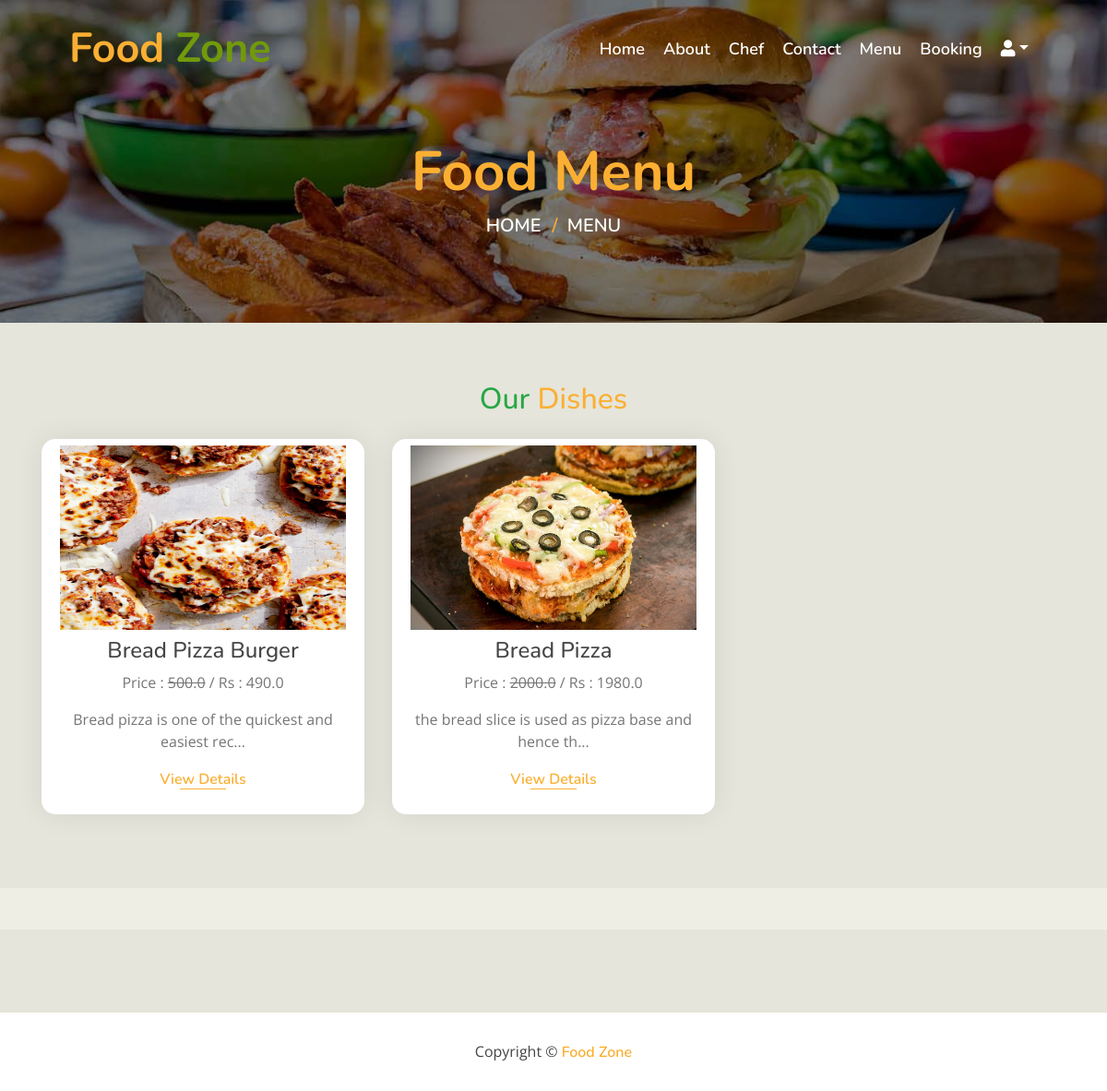
The app's page /menu/ with its own data.
### myapp/models.py (models this page shows, shortened)
class Dish(models.Model):
    name = models.CharField(max_length=200, unique=True)
    image = models.ImageField(upload_to='dishes/%Y/%m/%d')
    ingredients = models.TextField()
    details = models.TextField(blank=True)
    category = models.ForeignKey(Category, on_delete=models.CASCADE)
    price = models.FloatField()
    discounted_price = models.FloatField(blank=True)
    is_avaible = models.BooleanField(default=True)
    added_on = models.DateTimeField(auto_now_add=True)
    updated_on = models.DateTimeField(auto_now=True)
    class Meta:
        verbose_name_plural = "Dish Table"

### myapp/views.py (the view)
# urls.py: path('menu/', views.menu, name="menu"),
def menu(request):
    context = {}
    dish = Dish.objects.all()
    if "q" in request.GET:
        id = request.GET.get("q")
        dish = Dish.objects.filter(category__id=id)
        context['dish_category'] = Category.objects.get(id=id).name
    context['items_list'] = dish
    return render(request, 'foodzone/menu.html', context)

### templates/foodzone/menu.html (shortened to what this page needs)
{% extends 'foodzone/base.html'%}
{% block content %}
{% load static %}
        <div class="page-header mb-0">
            <div class="container">
                <div class="row">
                    <div class="col-12">
                        <h2>Food Menu</h2>
                    </div>
                    <div class="col-12">
                        <a href="/">Home</a>
                        <a href="/menu/">Menu</a>
                    </div>
                </div>
            </div>
        </div>
        <div class="food mt-0">
            <h2 align="center" class="my-4"><span class="text-success">Our</span> <span style="color:#fbaf32">Dishes</span></h2>
            <div class="container">
                <div class="row align-items-center">
                    {% for item in items_list %}
                    <div class="col-md-4">
                        <div class="food-item" >
                            <img src="{{item.image.url}}" alt="{{item.name}}" width="100%" height="200px">
                            <h4 class="my-2">{{item.name}}</h4>
                            <p>
                            Price : <del>{{item.price}}</del> / Rs : {{item.discounted_price}}
                            </p>
                            <p>{{item.details|slice:50}}...</p>
                            <p class="my-3">
                                <a href="{% url 'single_dish' item.id %}" >View Details</a>
                            </p>
                        </div>
                    </div>
                    {% endfor %}
                </div>
            </div>
        </div>
{% endblock content %}

### templates/foodzone/base.html (shortened to what this page needs)
<!DOCTYPE html>
<html lang="en">
{% load static %}
    <head>
        <link href="https://stackpath.bootstrapcdn.com/bootstrap/4.4.1/css/bootstrap.min.css" rel="stylesheet">
        <link href="https://cdnjs.cloudflare.com/ajax/libs/font-awesome/5.10.0/css/all.min.css" rel="stylesheet">
        <link href="{% static 'foodzone/lib/animate/animate.min.css' %}" rel="stylesheet">
        <link href="{% static 'foodzone/lib/owlcarousel/assets/owl.carousel.min.css' %}" rel="stylesheet">
        <link href="{% static 'foodzone/lib/flaticon/font/flaticon.css' %}" rel="stylesheet">
        <link href="{% static 'foodzone/lib/tempusdominus/css/tempusdominus-bootstrap-4.min.css' %}" rel="stylesheet" />
        <link href="{% static 'foodzone/css/style.css' %}" rel="stylesheet">
    </head>
    <body>
{% include 'foodzone/header.html' %}
{% block content %}{% endblock content %}
{% include 'foodzone/footer.html' %}
    </body>
</html>

### templates/foodzone/header.html (shortened to what this page needs)
        <div class="navbar navbar-expand-lg bg-light navbar-light">
            <div class="container-fluid">
                <a href="/" class="navbar-brand">Food <span>Zone</span></a>
                <div class="collapse navbar-collapse justify-content-between" id="navbarCollapse">
                    <div class="navbar-nav ml-auto">
                        <a href="/" class="nav-item nav-link">Home</a>
                        <a href="/about/" class="nav-item nav-link">About</a>
                        <a href="/team/" class="nav-item nav-link">Chef</a>
                        <a href="/contact/" class="nav-item nav-link">Contact</a>
                        <a href="/menu/" class="nav-item nav-link">Menu</a>
                        <a href="/booking/" class="nav-item nav-link">Booking</a>
                        {% if user.is_authenticated %}
                        <div class="nav-item dropdown">
                            <a href="/" class="nav-link dropdown-toggle text-capitalize " data-toggle="dropdown"><i class="fas fa-user"></i> {{user.username}}</a>
                            <div class="dropdown-menu">
                                {% if user.is_superuser or user.is_staff%}
                                 <a href="{% url 'admin:index' %}" class="dropdown-item" target="_blank">Dashboard</a>
                                {% else %}
                                <a href="/profile/" class="dropdown-item">Dashboard</a>
                                {% endif %}
                                <a href="{% url 'logout' %}" class="dropdown-item">Logout</a>
                            </div>
                        </div>
                        {% else %}
                        <div class="nav-item dropdown">
                            <a href="/" class="nav-link dropdown-toggle" data-toggle="dropdown"><i class="fas fa-user"></i></a>
                        </div>
                        {% endif %}
                    </div>
                </div>
            </div>
        </div>

### templates/foodzone/footer.html
        <div class="footer">
            <div class="copyright">
                <div class="container">
                    <p>Copyright &copy; <a href="/">Food Zone</a></p>
                                    </div>
            </div>
        </div>

### static/foodzone/css/style.css (style rules this page uses)
body { color: #757575; background: #eeeee4; font-family: 'open sans', sans-serif; }
h1, h2, h3, h4, h5, h6 { color: #454545; font-family: 'Nunito', sans-serif; }
a { font-family: 'Nunito', sans-serif; font-weight: 600; color: #fbaf32; transition: .3s; }
.container-fluid { max-width: 1366px; }
.navbar { position: relative; transition: .5s; z-index: 999; }
.navbar .navbar-brand { margin: 0; color: #fbaf32; font-size: 45px; line-height: 0px; font-weight: 700; font-family: 'Nunito', sans-serif; transition: .5s; }
.navbar .navbar-brand span { color: #719a0a; }
@media (min-width: 992px) { .navbar { position: absolute; width: 100%; padding: 30px 60px; background: transparent !important; z-index: 9; } }
@media (min-width: 992px) { .navbar .navbar-brand { color: #fbaf32; } }
@media (min-width: 992px) { .navbar-light .navbar-nav .nav-link, .navbar-light .navbar-nav .nav-link:focus { padding: 10px 10px 8px 10px; font-family: 'Nunito', sans-serif; color: #ffffff; font-size: 18px; font-weight: 600; } }
.page-header { position: relative; margin-bottom: 45px; padding: 150px 0 90px 0; text-align: center; background: linear-gradient(rgba(0, 0, 0, .5), rgba(0, 0, 0, .5)), url(../img/page-header.jpg); background-position: center; background-repeat: no-repeat; background-size: cover; }
.page-header h2 { position: relative; color: #fbaf32; font-size: 60px; font-weight: 700; }
.page-header a { position: relative; padding: 0 12px; font-size: 20px; text-transform: uppercase; color: #ffffff; }
.page-header a::after { position: absolute; content: "/"; width: 8px; height: 8px; top: -1px; right: -7px; text-align: center; color: #fbaf32; }
.page-header a:last-child::after { display: none; }
.food { position: relative; width: 100%; padding: 40px 0 50px 0; margin: 45px 0; background: rgba(0, 0, 0, .04); }
.food .food-item { position: relative; width: 100%; margin-bottom: 30px; padding: 7px 20px 10px; text-align: center; background: #ffffff; border-radius: 15px; box-shadow: 0 0 30px rgba(0, 0, 0, .08); transition: .3s; }
.food .food-item a { position: relative; font-size: 16px; }
.food .food-item a::after { position: absolute; content: ""; width: 50px; height: 1px; bottom: 0; left: calc(50% - 25px); background: #fbaf32; transition: .3s; }
.footer { position: relative; margin-top: 45px; padding-top: 90px; background: rgba(0, 0, 0, .04); }
.footer .copyright { position: relative; width: 100%; padding: 30px 0; text-align: center; background: #ffffff; }
.footer .copyright p { margin: 0; display: inline-block; color: #454545; }
.footer .copyright p a { color: #fbaf32; }

### records on screen
Dish: image (picture), name "Bread Pizza Burger", price "500.0", discounted_price "490.0", details "Bread pizza is one of the quickest and easiest rec"
Dish: image (placeholder picture), name "Bread Pizza", price "2000.0", discounted_price "1980.0", details "the bread slice is used as pizza base and hence th"
